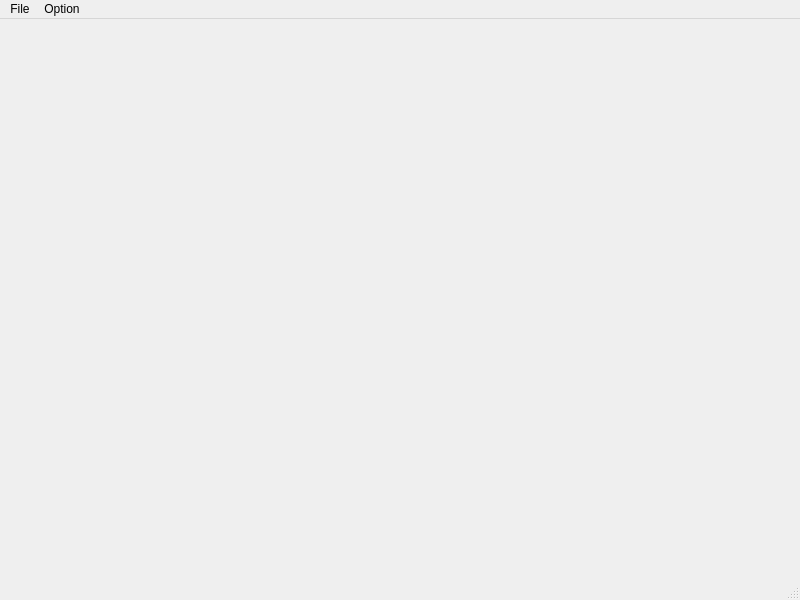
<?xml version="1.0" encoding="UTF-8"?>
<ui version="4.0">
 <class>MainWindow</class>
 <widget class="QMainWindow" name="MainWindow">
  <property name="geometry">
   <rect>
    <x>0</x>
    <y>0</y>
    <width>800</width>
    <height>600</height>
   </rect>
  </property>
  <property name="windowTitle">
   <string>MainWindow</string>
  </property>
  <widget class="QWidget" name="centralwidget">
   <widget class="QWidget" name="gridLayoutWidget">
    <property name="geometry">
     <rect>
      <x>0</x>
      <y>0</y>
      <width>81</width>
      <height>51</height>
     </rect>
    </property>
    <layout class="QGridLayout" name="gridLayout">
     <property name="sizeConstraint">
      <enum>QLayout::SetMinimumSize</enum>
     </property>
     <property name="spacing">
      <number>1</number>
     </property>
    </layout>
   </widget>
  </widget>
  <widget class="QMenuBar" name="menubar">
   <property name="geometry">
    <rect>
     <x>0</x>
     <y>0</y>
     <width>800</width>
     <height>23</height>
    </rect>
   </property>
   <widget class="QMenu" name="menuFile">
    <property name="title">
     <string>File</string>
    </property>
    <addaction name="actionNew"/>
    <addaction name="actionSave"/>
    <addaction name="actionLoad"/>
    <addaction name="actionExit"/>
   </widget>
   <widget class="QMenu" name="menuOption">
    <property name="title">
     <string>Option</string>
    </property>
    <widget class="QMenu" name="menuGrid_Size">
     <property name="title">
      <string>Grid Size</string>
     </property>
     <addaction name="actionEasy"/>
     <addaction name="actionMedium"/>
     <addaction name="actionHard"/>
     <addaction name="actionCustom"/>
    </widget>
    <addaction name="actionBest_Scores"/>
    <addaction name="menuGrid_Size"/>
   </widget>
   <addaction name="menuFile"/>
   <addaction name="menuOption"/>
  </widget>
  <widget class="QStatusBar" name="statusbar"/>
  <action name="actionNew">
   <property name="icon">
    <iconset theme="document-new">
     <normaloff>.</normaloff>.</iconset>
   </property>
   <property name="text">
    <string>New</string>
   </property>
   <property name="shortcut">
    <string>Ctrl+N</string>
   </property>
  </action>
  <action name="actionLoad">
   <property name="icon">
    <iconset theme="document-open">
     <normaloff>.</normaloff>.</iconset>
   </property>
   <property name="text">
    <string>Load last game</string>
   </property>
   <property name="toolTip">
    <string>Load</string>
   </property>
   <property name="shortcut">
    <string>Ctrl+O</string>
   </property>
  </action>
  <action name="actionSave">
   <property name="icon">
    <iconset theme="document-save">
     <normaloff>.</normaloff>.</iconset>
   </property>
   <property name="text">
    <string>Save</string>
   </property>
   <property name="shortcut">
    <string>Ctrl+S</string>
   </property>
  </action>
  <action name="actionExit">
   <property name="icon">
    <iconset theme="window-close">
     <normaloff>.</normaloff>.</iconset>
   </property>
   <property name="text">
    <string>Exit</string>
   </property>
   <property name="shortcut">
    <string>Ctrl+Q</string>
   </property>
  </action>
  <action name="actionGrid_Size">
   <property name="text">
    <string>Grid Size</string>
   </property>
  </action>
  <action name="actionBest_Scores">
   <property name="text">
    <string>Best Scores</string>
   </property>
  </action>
  <action name="actionEasy">
   <property name="checkable">
    <bool>true</bool>
   </property>
   <property name="text">
    <string>Easy</string>
   </property>
  </action>
  <action name="actionMedium">
   <property name="checkable">
    <bool>true</bool>
   </property>
   <property name="text">
    <string>Medium</string>
   </property>
  </action>
  <action name="actionHard">
   <property name="checkable">
    <bool>true</bool>
   </property>
   <property name="text">
    <string>Hard</string>
   </property>
  </action>
  <action name="actionCustom">
   <property name="checkable">
    <bool>true</bool>
   </property>
   <property name="text">
    <string>Custom</string>
   </property>
  </action>
 </widget>
 <resources/>
 <connections/>
</ui>
